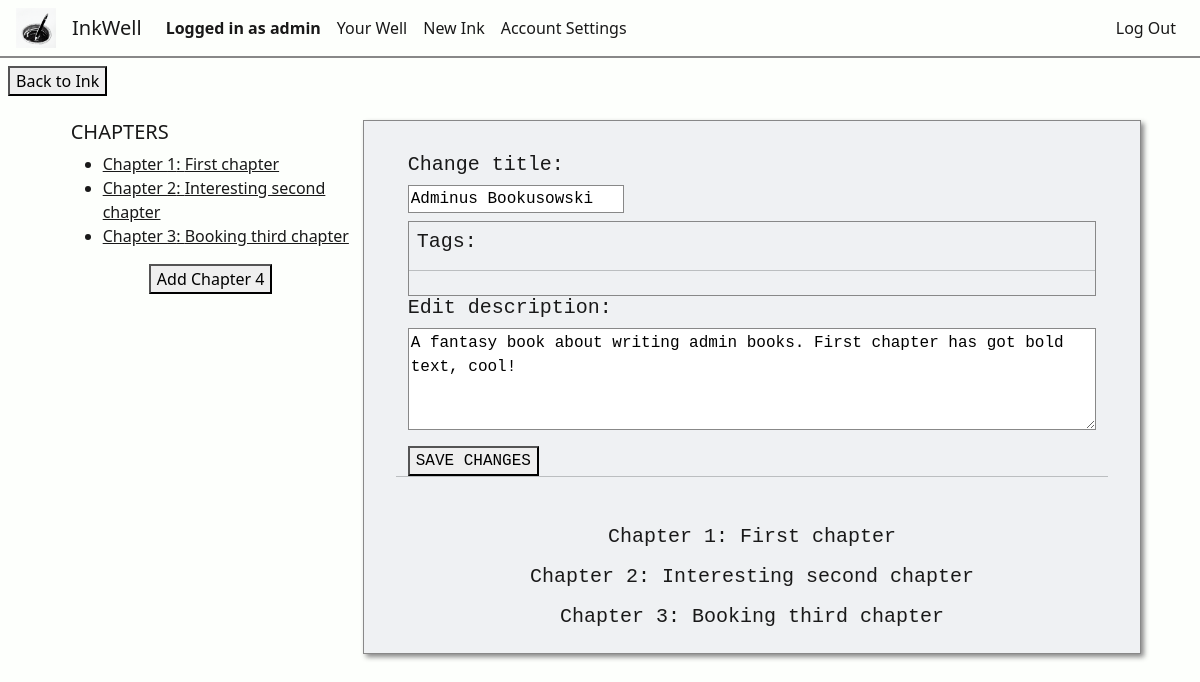
Page /edit_ink/6 (signed in) on the earlier database version.
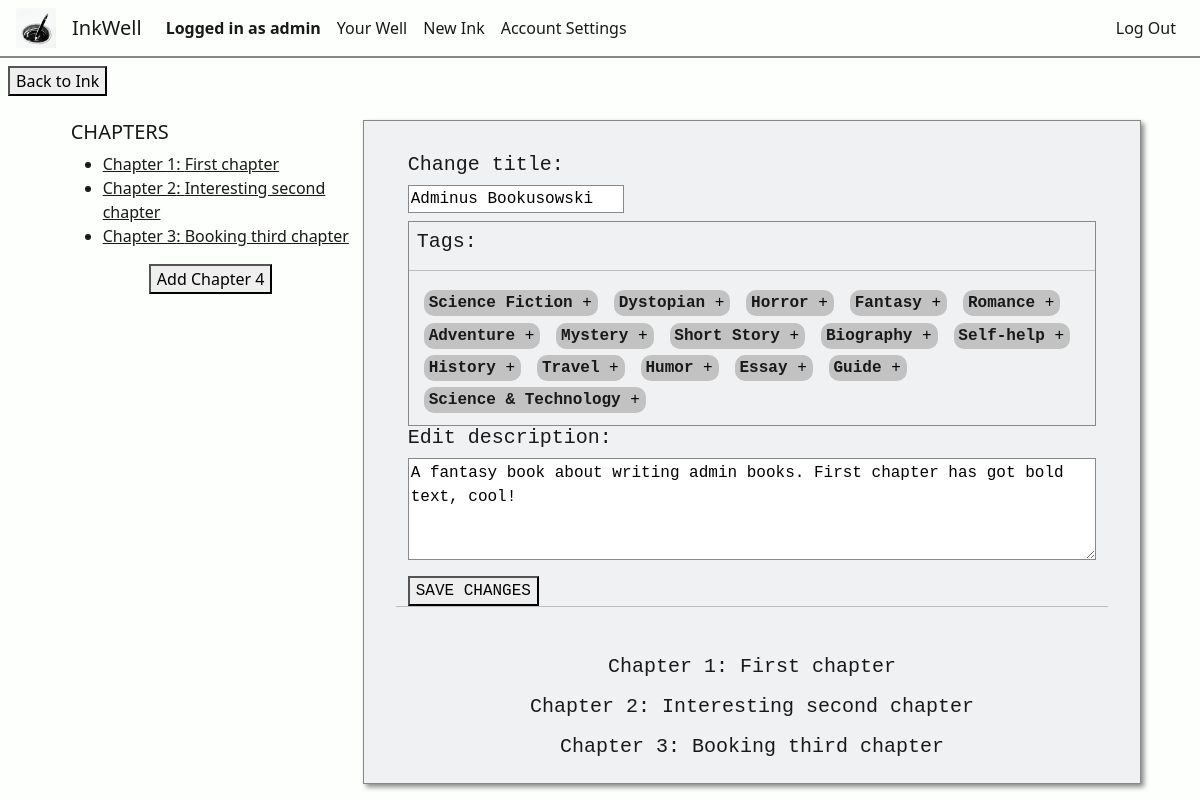
Same page on the later database version.
### inkwell/models.py (models this page shows, shortened)
class User(AbstractUser):
    about = models.CharField(max_length=250, default="")
    profilePicture = models.ImageField(upload_to='', blank=True, null=True)
    YourCoAuthorRequests = models.PositiveIntegerField(default=0) # Amount of co-author requests the author made to other inks that were accepted

class Chapter(models.Model):
    chapterNumber = models.PositiveIntegerField(default=1)
    chapterTitle = models.CharField(max_length=64)
    chapterContents = QuillField()
    chapterInkOrigin = models.ForeignKey(Ink, on_delete=models.CASCADE, related_name="chapterInkOrigin", default="")

class Ink(models.Model):
    wellOrigin = models.ForeignKey(Well, on_delete=models.CASCADE, related_name="well_pk", default="")
    inkOwner = models.ForeignKey(User, on_delete=models.CASCADE, related_name="ink_owner", default="")
    coAuthors = models.ManyToManyField(User, related_name="CoAuthors", blank=True)
    privateStatus = models.BooleanField(default=False)
    updateStatus = models.BooleanField(default=False) # If the Ink is edited at least once, this changes to true
    ink_following = models.ManyToManyField(User, related_name="ink_following", blank=True)
    genre = models.CharField(max_length=64, default="")
    tags = models.ManyToManyField(Tag, related_name="tags", blank=True)
    description = models.CharField(max_length=500, default="")
    title = models.CharField(max_length=64, default="")
    content = models.TextField()
    views = models.PositiveBigIntegerField(default=0)
    creation_date = models.DateTimeField(default=timezone.now, editable=False)

class Tag(models.Model):
    tagName = models.CharField(max_length=64)

### inkwell/views.py (the view, shortened to what this page needs)
# urls.py: path('edit_ink/<int:inkID>', views.edit_ink, name='edit_ink'),
@login_required
def edit_ink(request, inkID):
    editInk = Ink.objects.get(id=inkID)
    tags = Tag.objects.all()
    chapters = Chapter.objects.filter(chapterInkOrigin=editInk.id).order_by("chapterNumber")
    if chapters:
        lastChapter = chapters.last().chapterNumber
    else:
        lastChapter = 0
    current_user = User.objects.get(pk=request.user.pk)
    editingAsCoAuthor = False
    if current_user != editInk.inkOwner:
        editingAsCoAuthor = True
    return render(request, "inkwell/edit_ink.html", {
        "editInk": editInk,
        "tags": tags,
        "chapters": chapters,
        "newChapterNum": (lastChapter + 1),
        "editingAsCoAuthor": editingAsCoAuthor,
        "title": "Editing Ink"
    })

### inkwell/templates/inkwell/edit_ink.html (shortened to what this page needs)
{% extends "inkwell/layout.html" %}
{% block body %}
    <div class="container-flex inkEditContainer">
        <a href="{% url 'ink_view' inkID=editInk.id %}"><button class="backToInkView">Back to Ink</button></a>
        <div class="row">
            <div class="col-2 chaptersListEdit">
                <div class="chaptersViewEdit">
                    <h5>CHAPTERS</h5>
                    <ul>
                        {% for chapter in chapters %}
                            <a href="#anchorChapter{{ chapter.chapterNumber }}"><li>Chapter {{ chapter.chapterNumber }}: {{ chapter.chapterTitle }}</li></a>
                        {% endfor %}
                    </ul>
                    <div class="d-flex justify-content-center">
                        {% if not editingAsCoAuthor %}
                            <button class="" id="addChapterBtn" onclick="addChapter()">Add Chapter {{ newChapterNum }}</button>
                        {% endif %}
                    </div>
                </div>
            </div>
            <div class="col-8 inkEditMainCol">
                <div class="row d-flex justify-content-center">
                    <form class="form" action="" method="post">
                        {% if editingAsCoAuthor %}
                            <div class="inkInfoAsCoAuthor disFdirColAliCen">
                                <h4>{{ editInk.title }}</h4>
                                <span>Genre: {{ editInk.genre }}</span>
                                <p>{{ editInk.description }}</p>
                            </div>
                        {% else %}
                            <h5>Change title:</h5>
                            <input class="form-label title" id="inkTitleEdit" type="text" id="title" name="title" value="{{ editInk.title }}">
                            <div class="tagsEdit-style" id="tagsEdit">
                                <div class="container p-2 pb-0">
                                    <h5>Tags:</h5>
                                </div>
                                <hr>
                                <div class="container pb-2" id="availableTags">
                                    {% for tag in tags %}
                                        {% if tag not in editInk.tags.all %}
                                            <div class="tagEdit pd-1" id="tagEdit">
                                                <span id="{{ tag.tagName}}">{{ tag.tagName }}</span>
                                                <button type="button">+</button>
                                            </div>
                                        {% endif %}
                                    {% endfor %}
                                </div>
                            </div>
                            <div class="col">
                                <h5>Edit description:</h5>
                                <textarea class="form-label descriptionEdit" rows="4" cols="100" name="descriptionEdit">{{ editInk.description }}</textarea>
                            </div>
                            <button id="saveAllInkChangesBtn">SAVE CHANGES</button>
                        {% endif %}
                    </form>
                    <hr>
                </div>
                {% for chapter in chapters %}
                    <div class="chapterEditorDiv" id="anchorChapter{{ chapter.chapterNumber }}">
                        <a class="editChapterAnchor" href="{% url 'edit_chapter' chapterID=chapter.id inkID=editInk.id %}">
                            <h5 class="text-center">Chapter {{ chapter.chapterNumber }}: {{ chapter.chapterTitle }}</h5>
                        </a>
                    </div>
                {% endfor %}
            </div>
        </div>
    </div>
{% endblock %}

### inkwell/templates/inkwell/layout.html (shortened to what this page needs)
{% load static %}
<!DOCTYPE html>
<html lang="en">
    <head>
        <link href="https://cdn.jsdelivr.net/npm/bootstrap@5.3.2/dist/css/bootstrap.min.css" rel="stylesheet">
        <link href="{% static 'inkwell/styles.css' %}" rel="stylesheet">
    </head>
    <body>
        <nav class="navbar navbar-expand-lg">
            <img class="nav-logo" src="{% static 'inkwell/inkwell1.ico' %}" width="40px" height="40px">
            <a class="navbar-brand" href="{% url 'index' %}">InkWell</a>
            <div class="collapse navbar-collapse" id="navbarNav">
                <ul class="navbar-nav d-flex justify-content-start nav-left col">
                    {% if user.is_authenticated %}
                        <li class="nav-item">
                            <span class="nav-link text-center loggedInAs">Logged in as {{request.user.username}}</span>
                        </li>
                        <li class="nav-item">
                            <a class="nav-link text-center" href="{% url 'well' username=user.username %}">Your Well</a>
                        </li>
                        <li class="nav-item">
                            <a class="nav-link text-center" href="{% url 'newInk' %}">New Ink</a>
                        </li>
                        <li class="nav-item">
                            <a class="nav-link text-center" href="{% url 'settings' %}">Account Settings</a>
                        </li>
                    {% endif %}
                </ul>
                <ul class="navbar-nav d-flex justify-content-end nav-right col-2">
                    {% if user.is_authenticated %}
                        <li class="nav-item">
                            <a class="nav-link" href="{% url 'logout' %}">Log Out</a>
                        </li>
                    {% endif %}
                </ul>
            </div>
          </nav>
        <div class="body">
            {% block body %}
            {% endblock %}
        </div>
    </body>
</html>

### inkwell/static/inkwell/styles.css (style rules this page uses)
:root { --black: #020202ff; --dark-green: #0d2818ff; --pakistan-green: #04471cff; --sea-green: #058c42ff; --malachite: #16db65ff; --coquelicot: #f15025ff; --white: #ffffffff; --platinum: #e6e8e6ff; --timberwolf: #ced0ceff; --eerie-black: #191919ff; --gunmetal: #223843ff; --antiflash-white: #eff1f3ff; --timberwolf: #dbd3d8ff; --desert-sand: #d8b4a0ff; --burnt-sienna: #d77a61ff; --baby-powder: #fdfffcff; --lapis-lazuli: #235789ff; --fire-engine-red: #c1292eff; --school-bus-yellow: #f1d302ff; --raisin-black: #161925ff; --primary-color: var(--antiflash-white); --secondary-color: var(--baby-powder); --background-color: var(--baby-powder); --text-color: var(--eerie-black); --border-color: #888888; }
.navbar-brand, .nav-logo { margin-left: 1rem; }
.loggedInAs { font-weight: bold; }
.navbar { border-bottom: 2px var(--border-color) solid; width: auto; }
.nav-right { margin-right: 1rem; }
.nav-link, .navbar-brand { color: var(--text-color); }
p, a, h1, h2, h3, h4, h5, span { color: var(--text-color); }
body { background-color: var(--background-color); margin: 0; z-index: 0; }
.backToInkView, .backToInkWell { margin: 0.5rem; }
.tag, .tagEdit { border-radius: 10px; background-color: rgb(194, 194, 194); display: inline-block; padding-left: 0.3rem; font-size: 16px; margin: 0.2rem; font-weight: bold; }
.tagEdit button, .tag button { background-color: transparent; border: none; padding-left: 0; }
.tagsEdit-style { border: 1px var(--border-color) solid; }
.inkEditContainer .row { display: flex; justify-content: center; }
.chapterEditorDiv { margin-top: 1rem; }
.chaptersListEdit { width: 19rem; }
.chaptersViewEdit { position: sticky; top: 2%; }
.editChapterAnchor { text-decoration: none; color: var(--text-color); }
.descriptionEdit { width: 100%; box-sizing: border-box; resize: vertical; }
.inkViewContents, .inkEditMainCol { background-color: var(--primary-color); border: 1px var(--border-color) solid; font-family: 'Courier New', Courier, monospace; padding: 1rem; box-shadow: 3px 3px 5px #888888; }
.row { padding: 1rem; margin: 0; }
.form-label { border: 1.5px var(--border-color) solid; }

Differences in the rows shown:
added Tag: tagName "Science Fiction"
added Tag: tagName "Dystopian"
added Tag: tagName "Horror"
added Tag: tagName "Fantasy"
added Tag: tagName "Romance"
added Tag: tagName "Adventure"
added Tag: tagName "Mystery"
added Tag: tagName "Short Story"
added Tag: tagName "Biography"
added Tag: tagName "Self-help"
added Tag: tagName "History"
added Tag: tagName "Travel"
added Tag: tagName "Humor"
added Tag: tagName "Essay"
added Tag: tagName "Guide"
added Tag: tagName "Science & Technology"
